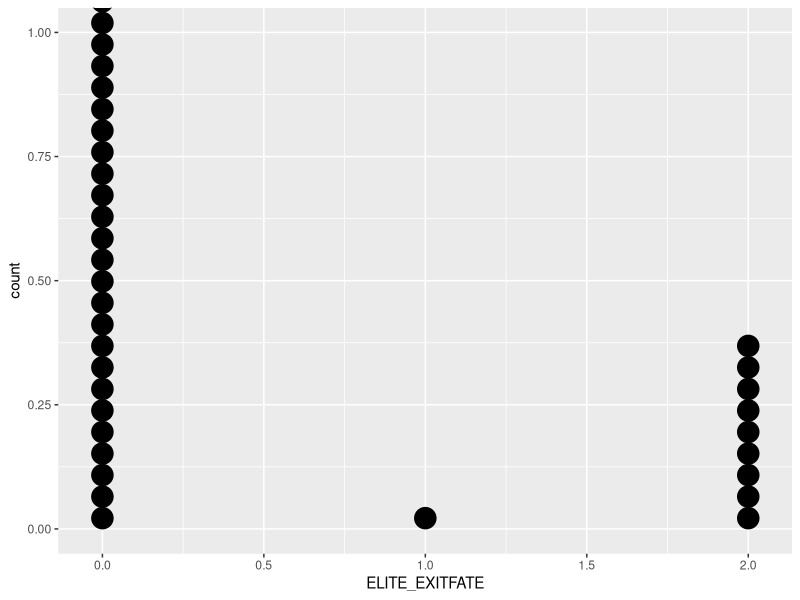
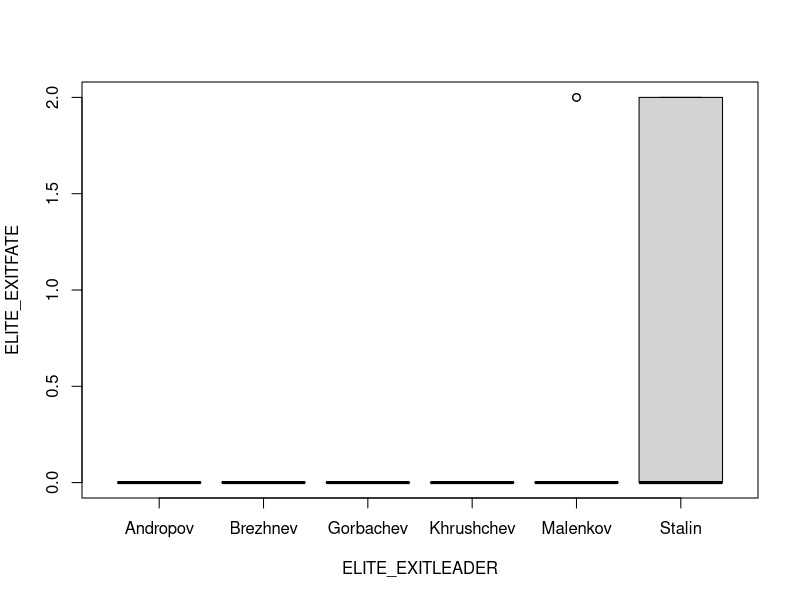

Source code (R) for these figures, in order:
## ---- chunk 1
knitr::opts_chunk$set(echo = TRUE)
## ---- chunk 2
library(readxl)
USSR <- read_excel("Data/USSR - CPSU Politburo - 1922-1991.xlsx")
View(USSR)

#subset parts of data
USSRcleaned<-USSR[, c('ELITE_RETENURE','ELITE_EXITTYPE', 'ELITE_EXITFATE', 'ELITE_EXITLEADER', 'ELITE_OCCUPATION', 'ELITE_ETHNICITY')]
USSRcleaned<-na.omit(USSRcleaned)
USSRcleaned

lm(ELITE_RETENURE~ELITE_EXITFATE, data=USSRcleaned) #model indicates that exiled elites typically served less time than those who were executed, and that those who were not punished served the longest in office

#recode categorical variables for exit fate as factors
library(dplyr)
USSRcleaned$ELITE_EXITFATE <- recode(USSRcleaned$ELITE_EXITFATE, "No Punishment" = 0, "Exile" = 1, "Execution" = 2)

#visualize the exit fates of elites in the USSR
library(ggplot2)
ggplot(USSRcleaned, aes(x=ELITE_EXITFATE)) +
  geom_dotplot() #looks like the majority weren't punished, but that one was exiled and nine were executed

#examine under which leaders an outgoing elite was more likely to be executed
boxplot(ELITE_EXITFATE~ELITE_EXITLEADER, data=USSRcleaned) #one execution took place under Malenkov, but Stalin executed eight elites and exiled one

